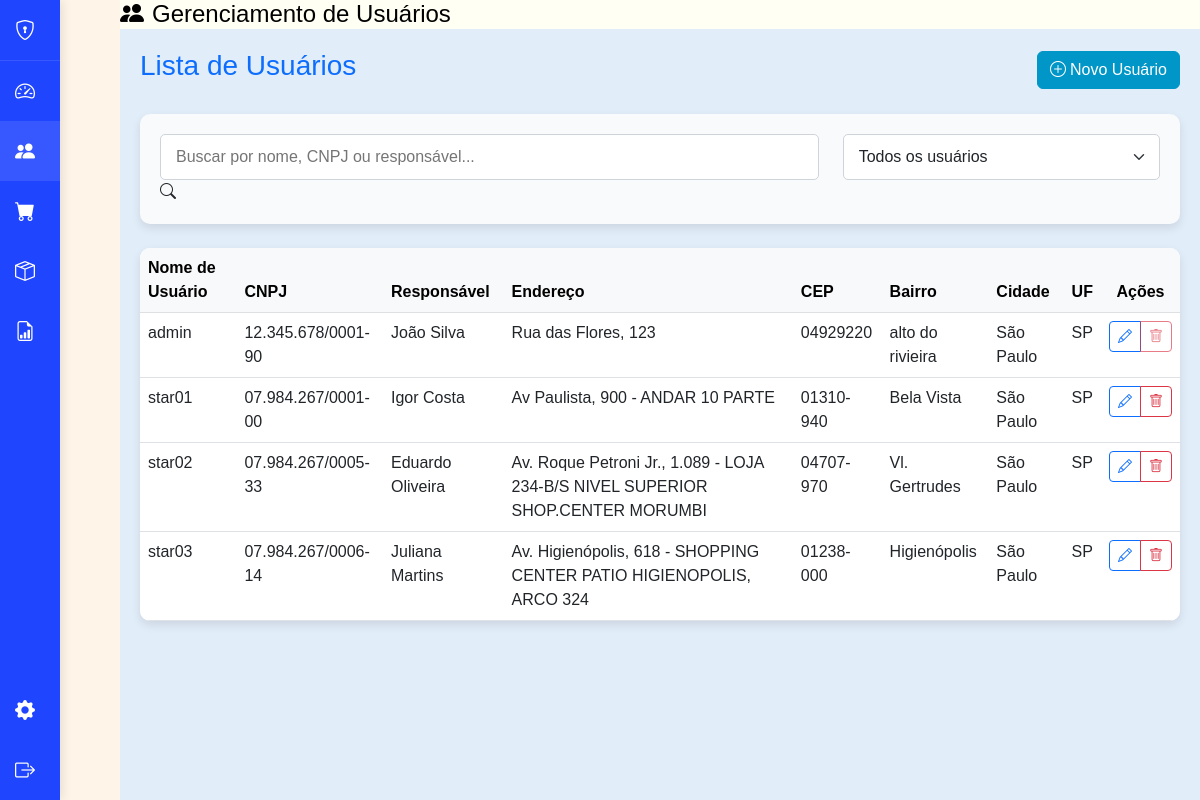
The app's page /pages/admin/usuarios.php (signed in), older data.
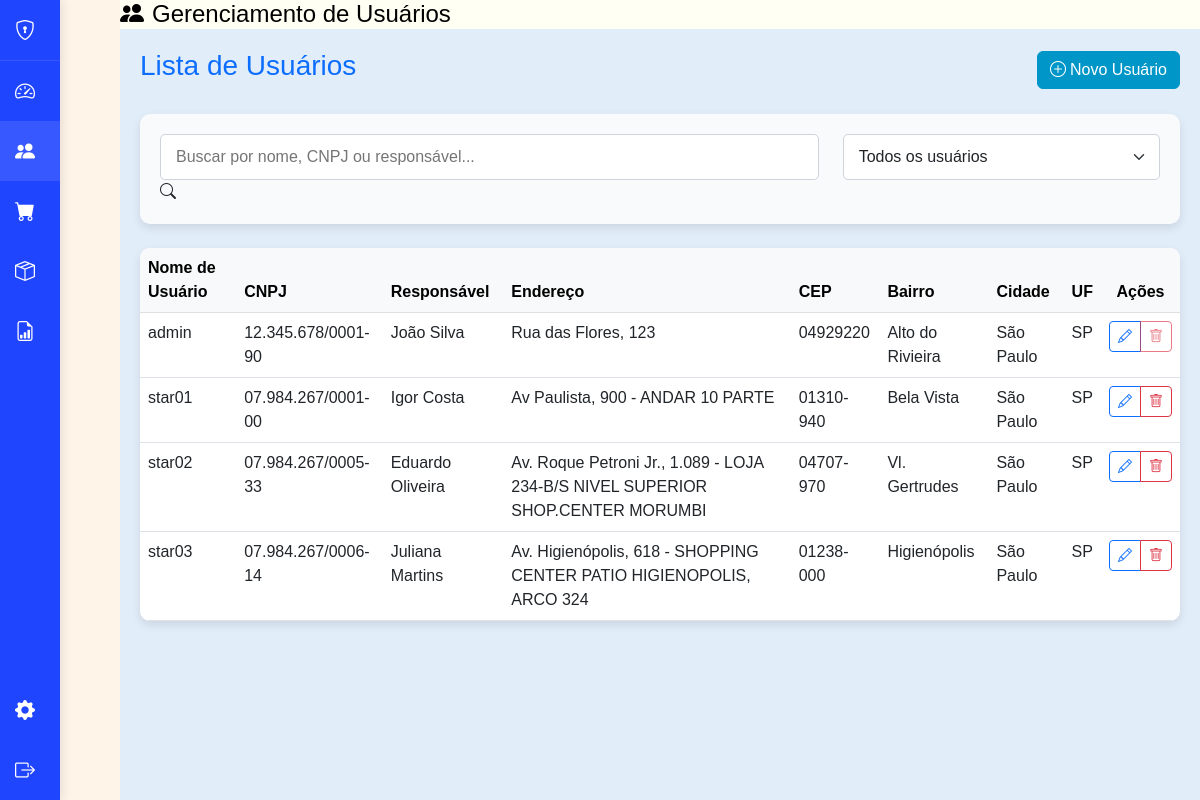
The same page, newer data.
### tables this page shows
CREATE TABLE usuarios (
    id INT NOT NULL AUTO_INCREMENT PRIMARY KEY,
    username VARCHAR(255) NOT NULL,
    password VARCHAR(255) NOT NULL,
    tipo_usuario INT NOT NULL,
    cnpj VARCHAR(20),
    responsavel VARCHAR(255),
    endereco VARCHAR(255),
    cep VARCHAR(10),
    bairro VARCHAR(100),
    cidade VARCHAR(100),
    uf CHAR(2),
    nome VARCHAR(255),
    data_cadastro DATETIME DEFAULT CURRENT_TIMESTAMP,
    eh_filial BOOLEAN DEFAULT FALSE,
    nome_filial VARCHAR(255) NULL,
    estado CHAR(2) NULL,
    FOREIGN KEY (tipo_usuario) REFERENCES tipo_usuario(id)
);

### pages/admin/usuarios.php (the view, shortened to what the changed rows need)
<?php
include '../../includes/db.php';
$sql = "SELECT * FROM usuarios";
$result = $conn->query($sql);
?>
<!DOCTYPE html>
<html lang="pt-BR">
<head>
    <link href="https://cdn.jsdelivr.net/npm/bootstrap@5.2.3/dist/css/bootstrap.min.css" rel="stylesheet">
    <link href="https://cdn.jsdelivr.net/npm/bootstrap-icons@1.10.0/font/bootstrap-icons.css" rel="stylesheet">
    <link rel="stylesheet" href="../../css/usuarios.css">
</head>
<body>
    <div class="content">
        <div class="header">
            <h1><i class="bi bi-people-fill me-2"></i>Gerenciamento de Usuários</h1>
        </div>
        <div class="main-content">
            <div class="d-flex justify-content-between align-items-center mb-4">
                <h2 class="text-primary h3">Lista de Usuários</h2>
            </div>
            <div class="card card-custom border-0">
                <div class="card-body p-0">
                    <div class="table-responsive">
                        <table class="table table-hover mb-0">
                            <thead class="table-light">
                                <tr>
                                    <th>Nome de Usuário</th>
                                    <th>CNPJ</th>
                                    <th>Responsável</th>
                                    <th>Endereço</th>
                                    <th>CEP</th>
                                    <th>Bairro</th>
                                    <th>Cidade</th>
                                    <th>UF</th>
                                    <th class="text-center">Ações</th>
                                </tr>
                            </thead>
                            <tbody>
                                <?php while ($row = $result->fetch_assoc()): ?>
                                    <tr>
                                        <td><?php echo htmlspecialchars($row['username']); ?></td>
                                        <td><?php echo htmlspecialchars($row['cnpj']); ?></td>
                                        <td><?php echo htmlspecialchars($row['responsavel']); ?></td>
                                        <td><?php echo htmlspecialchars($row['endereco']); ?></td>
                                        <td><?php echo htmlspecialchars($row['cep']); ?></td>
                                        <td><?php echo htmlspecialchars($row['bairro']); ?></td>
                                        <td><?php echo htmlspecialchars($row['cidade']); ?></td>
                                        <td><?php echo htmlspecialchars($row['uf']); ?></td>
                                        <td class="text-center">
                                            <div class="btn-group" role="group">
                                                <a href="editar_usuario.php?id=<?php echo $row['id']; ?>"
                                                    class="btn btn-sm btn-outline-primary">
                                                    <i class="bi bi-pencil"></i>
                                                </a>
                                                <?php if ($row['tipo_usuario'] == 1): ?>
                                                    <button class="btn btn-sm btn-outline-danger" disabled>
                                                        <i class="bi bi-trash"></i>
                                                    </button>
                                                <?php endif; ?>
                                            </div>
                                        </td>
                                    </tr>
                                <?php endwhile; ?>
                            </tbody>
                        </table>
                    </div>
                </div>
            </div>
        </div>
    </div>
</body>
</html>

Row changes from the older to the newer data that the page shows:
changed usuarios "admin": bairro "alto do rivieira" → "Alto do Rivieira"
